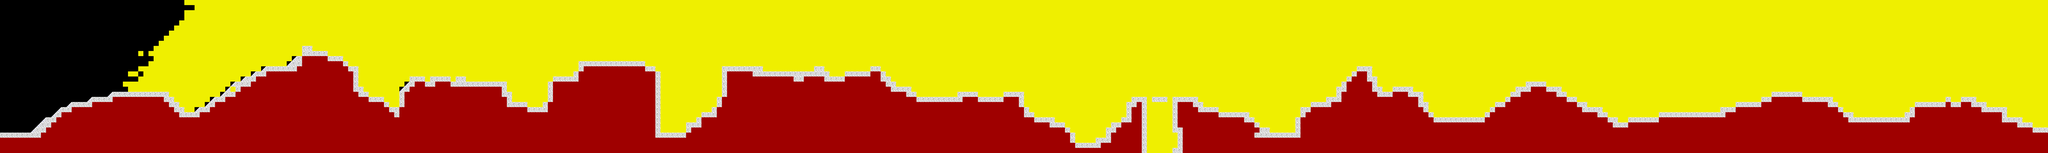

This game map was drawn from its Tiled (.tmx) file and the tilesets committed beside it. A one-line description and the trimmed map source follow:
An orthogonal 400x30 tile map with 16x16 px tiles, 1 tile layer (Tile Layer 1).

<map version="1.0" orientation="orthogonal" width="400" height="30" tilewidth="16" tileheight="16" backgroundcolor="#000000">
 <tileset firstgid="1" name="cols" tilewidth="16" tileheight="16">
  <image source="tiles.png" trans="ff00ff" width="160" height="160" />
  <tile id="0">
   <properties>
    <property name="solid" value="true" />
   </properties>
  </tile>
  <tile id="5">
   <properties>
    <property name="gradient" value="" />
   </properties>
  </tile>
 </tileset>
 <layer name="Tile Layer 1" width="400" height="30" opacity="0.94">
  <data>[12000 cells, 11350 non-empty, 4 distinct tile ids]</data>
 </layer>
</map>